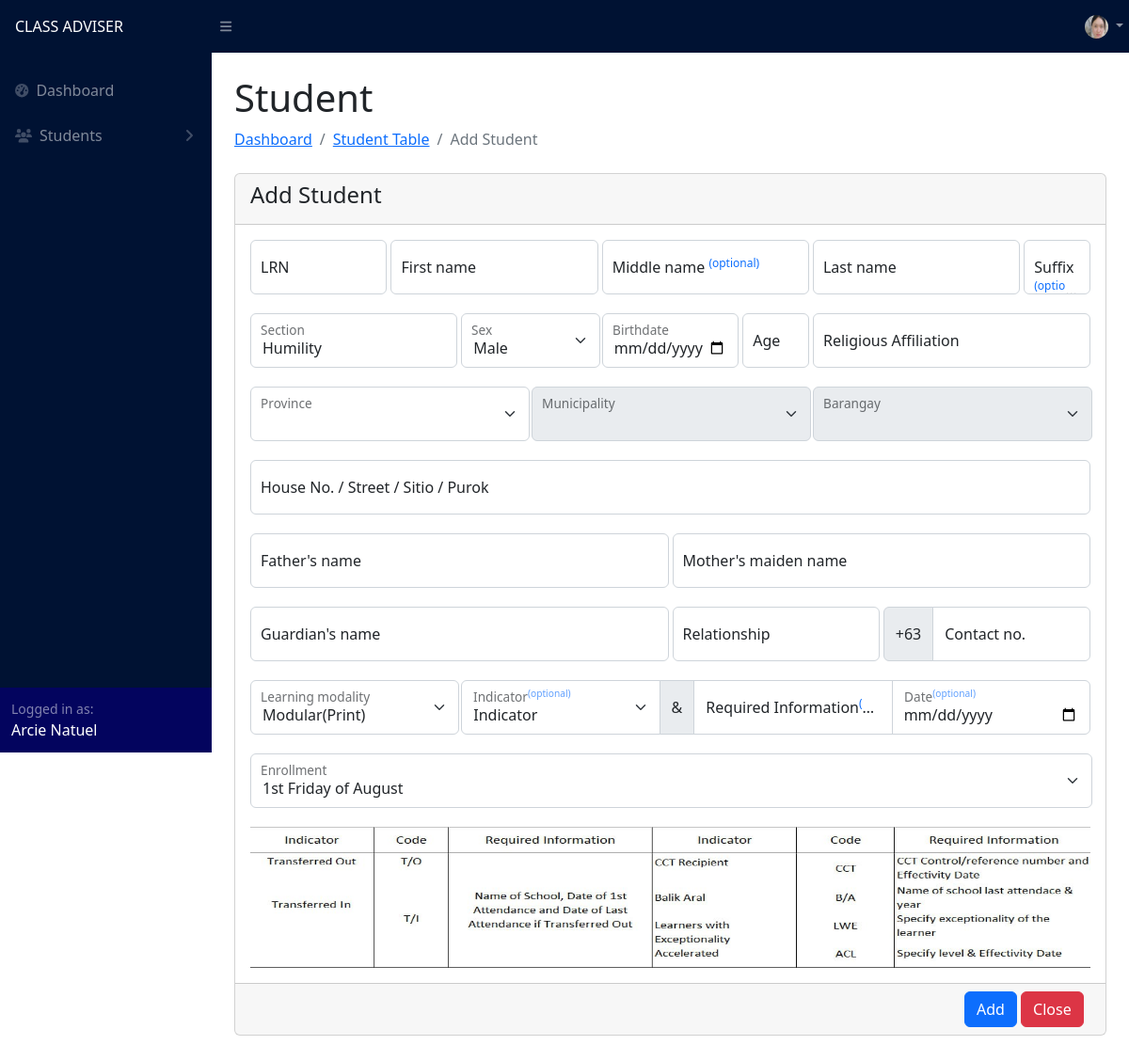
Page /adviser/add_student.php (signed in) on the earlier database version.
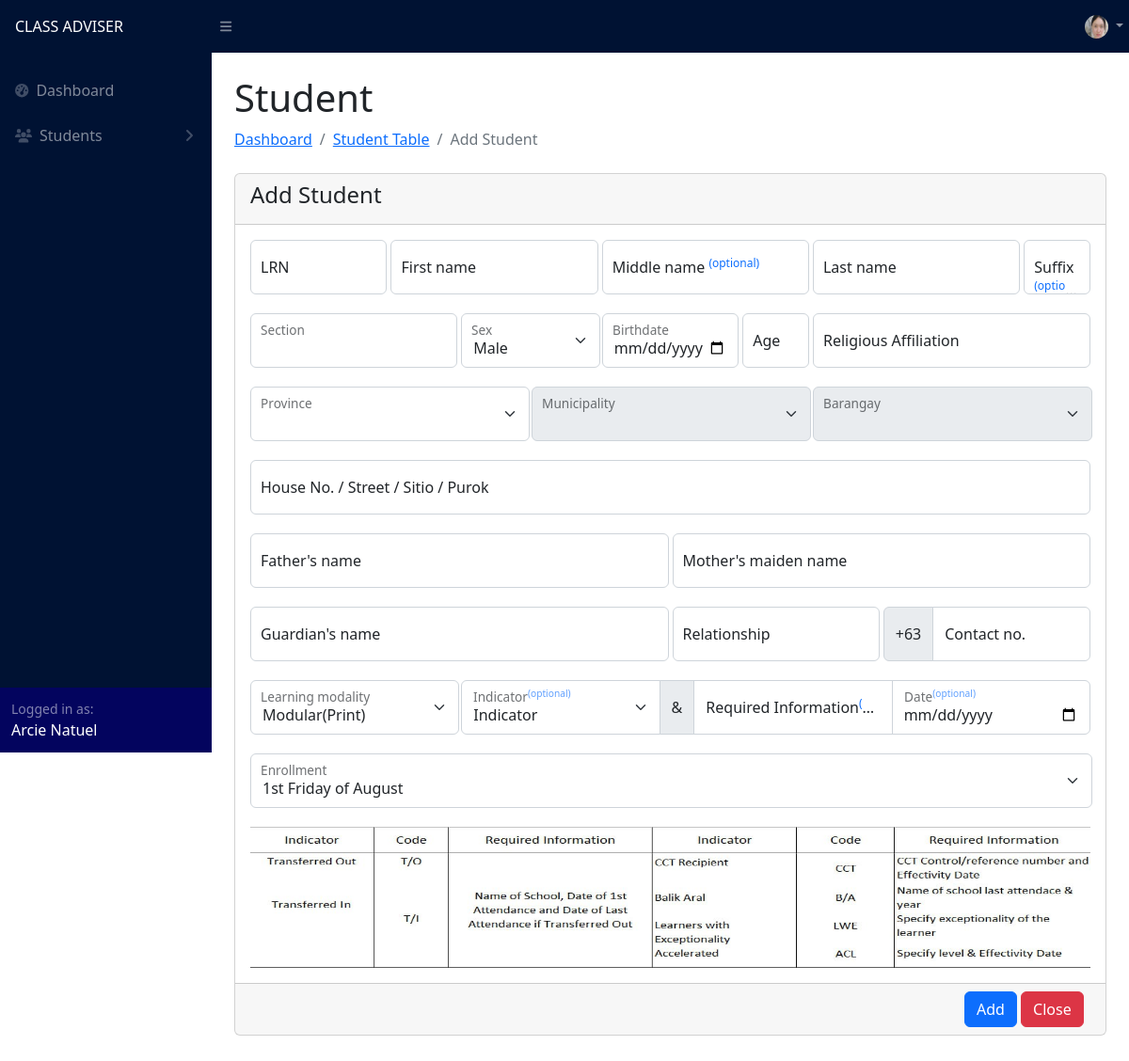
Same page on the later database version.
### tables this page shows
CREATE TABLE `user` (
  `id` int(11) NOT NULL,
  `username` varchar(255) NOT NULL,
  `password` varchar(255) NOT NULL,
  `password2` varchar(255) NOT NULL,
  `name` varchar(255) NOT NULL,
  `user_type` varchar(255) NOT NULL,
  `section` varchar(255) NOT NULL,
  `status` varchar(255) NOT NULL,
  `profile_picture` varchar(50) NOT NULL
);

### adviser/add_student.php (the view, shortened to what the changed rows need)
<?php
include("../config.php");
?>
<!DOCTYPE html>
<html lang="en">
<head>
    <link href="https://cdn.jsdelivr.net/npm/simple-datatables@7.1.2/dist/style.min.css" rel="stylesheet" />
    <link href="../css/styles.css" rel="stylesheet" />
</head>
<body class="sb-nav-fixed">
    <?php include("navigation.php") ?>
    <div id="layoutSidenav_content">
        <main>
            <div class="container-fluid px-4">
                <div class="d-flex justify-content-between align-items-end">
                    <div>
                        <h1 class="mt-4">Student</h1>
                    </div>
                </div>
                <form action="" method="POST" class="needs-validation" novalidate>
                    <div class="card mb-5">
                        <div class="card-body row g-1">
                            <div class="form-floating mb-3 col-3 d-inline-block">
                                <?php
                                $faculty = $_SESSION['id'];
                                $section = "SELECT * FROM `user` WHERE `id` = '$faculty'";
                                $sectionResult = $conn->query($section);
                                $sectionRow = $sectionResult->fetch_assoc();
                                ?>
                                <input type="text" class="form-control bg-body-tertiary" name="section" id="section" value="<?php echo $sectionRow["section"] ?>" readonly>
                                <label for="section">Section</label>
                            </div>
                        </div>
                    </div>
                </form>
            </div>
        </main>
    </div>
</body>
</html>

### adviser/navigation.php (shortened to what the changed rows need)
<nav class="sb-topnav navbar navbar-expand navbar-dark" style="background-color: #001233;">
    <div class="ms-auto me-0" style="width: 55px;">
        <ul class="navbar-nav ms-auto ms-md-0 me-3 me-lg-4">
            <li class="nav-item dropdown">
                <a class="nav-link dropdown-toggle" id="navbarDropdown" href="#" role="button" data-bs-toggle="dropdown" aria-expanded="false">
                    <?php
                    $profile_id = $_SESSION['id'];
                    $profilePic = "SELECT `profile_picture` FROM `user` WHERE id = '$profile_id'";
                    $profilePicResult = $conn->query($profilePic);
                    $profilePicRow = $profilePicResult->fetch_assoc();
                    $profilePicImage = $profilePicRow['profile_picture'];
                    if ($profilePicRow['profile_picture'] != '') { ?>
                        <img src="../profile_pic/<?php echo $profilePicImage ?>" style="border-radius: 100px; margin-right: 0;" width="25px" height="25px">
                    <?php } else { ?>
                        <img src="../profile_pic/default_profile.jpg" style="border-radius: 100px; margin-right: 0;" width="25px" height="25px">
                    <?php }
                    ?>
                </a>
            </li>
        </ul>
    </div>
</nav>
<div id="layoutSidenav">

Differences in the rows shown:
changed user: section "Humility" → (not shown)
